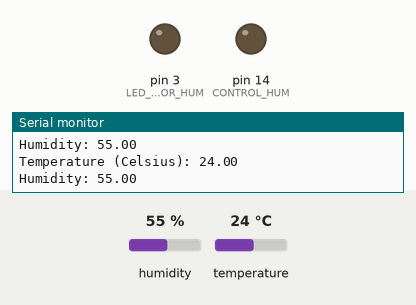
Recording of a sketch running on a simulated Arduino Uno, built with avr-gcc and run on an emulated ATmega328P. Parts: output pins drawn as LEDs (lit = HIGH), the last lines printed to the serial monitor. The inputs (shaded band) are chosen by the test bench; at power-on: humidity 55 %, temperature 24 °C.

Above: at 3.8 s.
3.9 s: humidity set to 88 %
7.8 s: humidity set to 91 %
At 9.4 s:
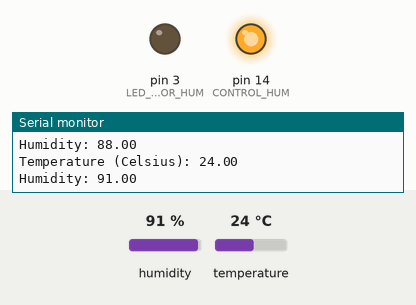
11.7 s: humidity set to 22 %
At 13.1 s:
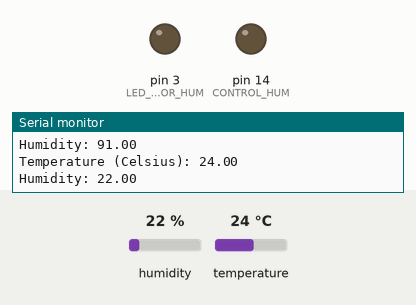
Timing chart, 0 to 14.7 s (numbered marks = the images above; inputs shaded):
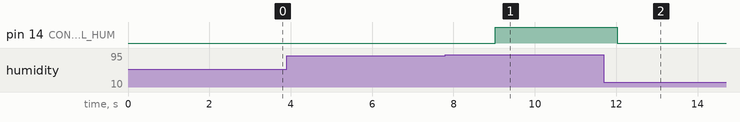

The sketch:

MushroomController.ino
```cpp
//Libraries
#include <DHT.h>

//Constants
const int CONTROL_HUM = 14;    // GPIO14 for humidifier
const int LED_ERROR_HUM = 3;   // GPIO12 for error LED of humidity
const int MIN_RH = 90;

//Variables
float RH;     // Relative Humidity (%)
float TEMP;   // Temperature (C)


#define DHTPIN 2            // GPIO2 for DHT21
#define DHTTYPE DHT21       //DHT 21  (AM2301)
DHT dht(DHTPIN, DHTTYPE);   //Initialize DHT sensor for normal 16mhz Arduino


void ControlHumidity(float RH){

  if(isnan(RH)){ // there's an error in humidity reading
      digitalWrite(LED_ERROR_HUM, HIGH);
      digitalWrite(CONTROL_HUM, LOW);
    }
   else if(RH < MIN_RH){ // humidity reading too low
      digitalWrite(LED_ERROR_HUM, LOW);
      digitalWrite(CONTROL_HUM, LOW);
   }
   else{ // humidity reading is ok
      digitalWrite(LED_ERROR_HUM, LOW);
      digitalWrite(CONTROL_HUM, HIGH);
    }

  }


void setup() {
  pinMode(LED_ERROR_HUM, OUTPUT);
  pinMode(CONTROL_HUM, OUTPUT);
  dht.begin();
  Serial.begin(9600);
}

void loop() {
  // put your main code here, to run repeatedly:

  TEMP = dht.readTemperature();
  Serial.print("Temperature (Celsius): ");
  Serial.println(TEMP);

  RH = dht.readHumidity();
  Serial.print("Humidity: ");
  Serial.println(RH);

  ControlHumidity(RH);

  delay(3000);
}
```

Measured:
- the behaviour switches between 89 and 90 % on humidity (found by bisection; images 0 and 1)
- after the input at 7.8 s, pin 14 (CONTROL_HUM): LOW → HIGH after 1.2 s
- after the input at 11.7 s, pin 14 (CONTROL_HUM): HIGH → LOW after 0.33 s
